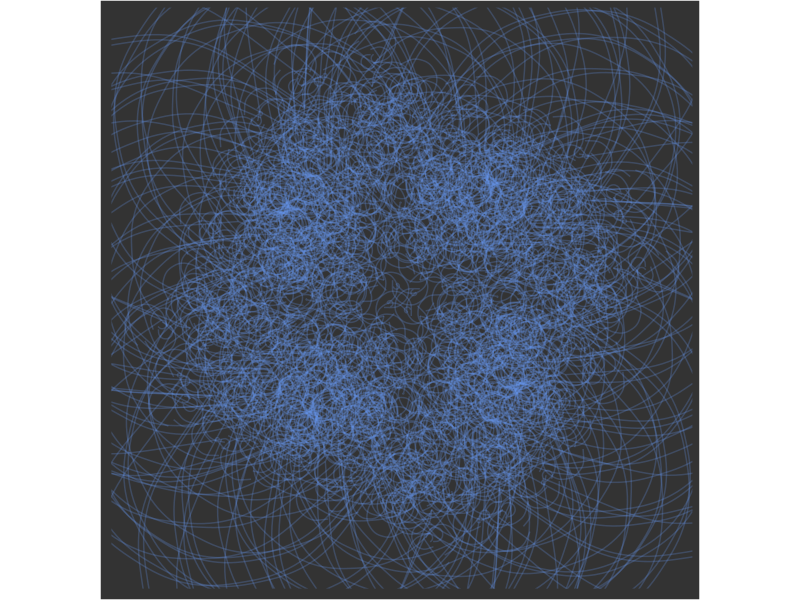

Here is the R script that generated this plot:
library(tidyverse)

# This function creates the segments of the original polygon
polygon <- function(n) {
  tibble(
    x    = accumulate(1:(n-1), ~.x+cos(.y*2*pi/n), .init = 0),
    y    = accumulate(1:(n-1), ~.x+sin(.y*2*pi/n), .init = 0),
    xend = accumulate(2:n,     ~.x+cos(.y*2*pi/n), .init = cos(2*pi/n)),
    yend = accumulate(2:n,     ~.x+sin(.y*2*pi/n), .init = sin(2*pi/n)))
}

# This function creates segments from some mid-point of the edges
mid_points <- function(d, p, a, i, FUN = ratio_f) {
  d %>% mutate(
    angle=atan2(yend-y, xend-x) + a,
    radius=FUN(i),
    x=p*x+(1-p)*xend,
    y=p*y+(1-p)*yend,
    xend=x+radius*cos(angle),
    yend=y+radius*sin(angle)) %>% 
    select(x, y, xend, yend)
}

# This function connect the ending points of mid-segments
con_points <- function(d) {
  d %>% mutate(
    x=xend,
    y=yend,
    xend=lead(x, default=first(x)),
    yend=lead(y, default=first(y))) %>% 
    select(x, y, xend, yend)
}

edges <- 4   # Number of edges of the original polygon
niter <- 650 # Number of iterations
pond <- 0.24  # Weight to calculate the point on the middle of each edge
step  <- 13  # Number of times to draw mid-segments before connect ending points
alph  <- 0.25 # transparency of curves in geom_curve
angle <- 3.4 # angle of mid-segment with the edge
curv <- 2   # Curvature of curves
line_color <- "cornflowerblue" # Color of curves in geom_curve
back_color <- "gray20" # Background of the ggplot
ratio_f <- function(x) {sin(x)} # To calculate the longitude of mid-segments

# Generation on the fly of the dataset
accumulate(.f = function(old, y) {
  if (y%%step!=0) mid_points(old, pond, angle, y) else con_points(old)
}, 1:niter,
.init=polygon(edges)) %>% bind_rows() -> df

# Plot
ggplot(df)+
  geom_curve(aes(x=x, y=y, xend=xend, yend=yend),
             curvature = curv,
             color=line_color,
             alpha=alph)+
  coord_equal()+
  theme(legend.position  = "none",
        panel.background = element_rect(fill=back_color),
        plot.background  = element_rect(fill=back_color),
        axis.ticks       = element_blank(),
        panel.grid       = element_blank(),
        axis.title       = element_blank(),
        axis.text        = element_blank())